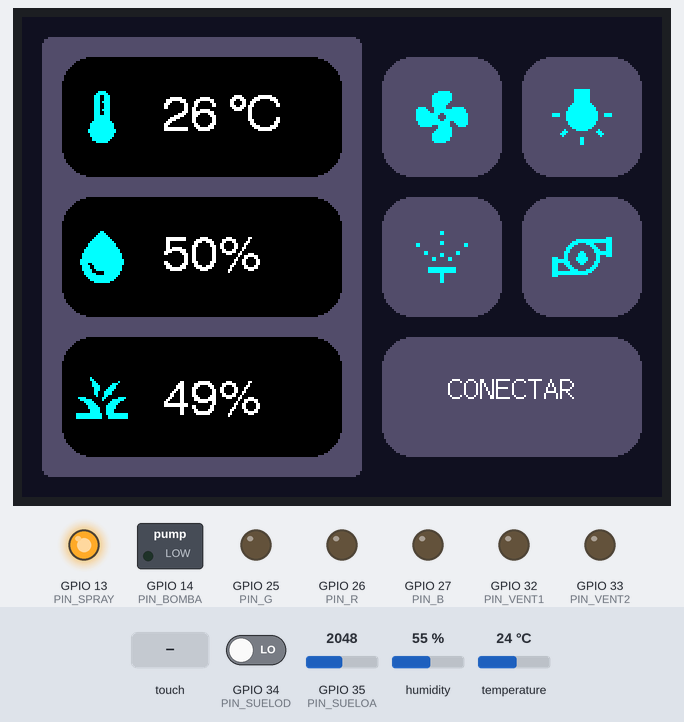
A sketch run on a simulated ESP32. Parts: 320×240 colour display, switched loads named in the sketch (green lamp = pin HIGH), output pins drawn as LEDs (lit = HIGH). The inputs (shaded band) are chosen by the test bench; at power-on: GPIO 35 (PIN_SUELOA) = 2048, humidity 55 %, temperature 24 °C, GPIO 34 (PIN_SUELOD) LOW. Storage starts empty; what the sketch prints to the serial monitor is not drawn.

Above: at 1.6 s.
1.7 s: screen touched at 13 % across, 70 % down
At 3.0 s:
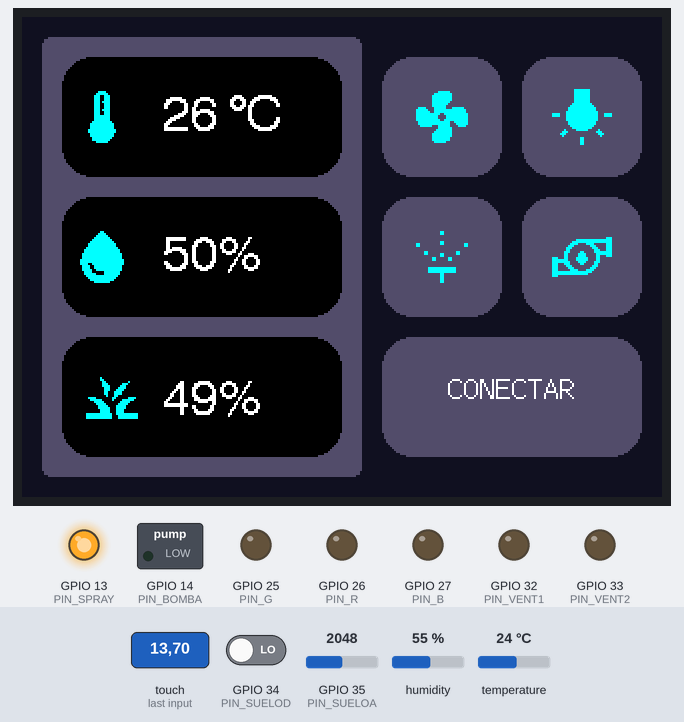
5.6 s: screen touched at 62 % across, 70 % down
At 6.8 s:
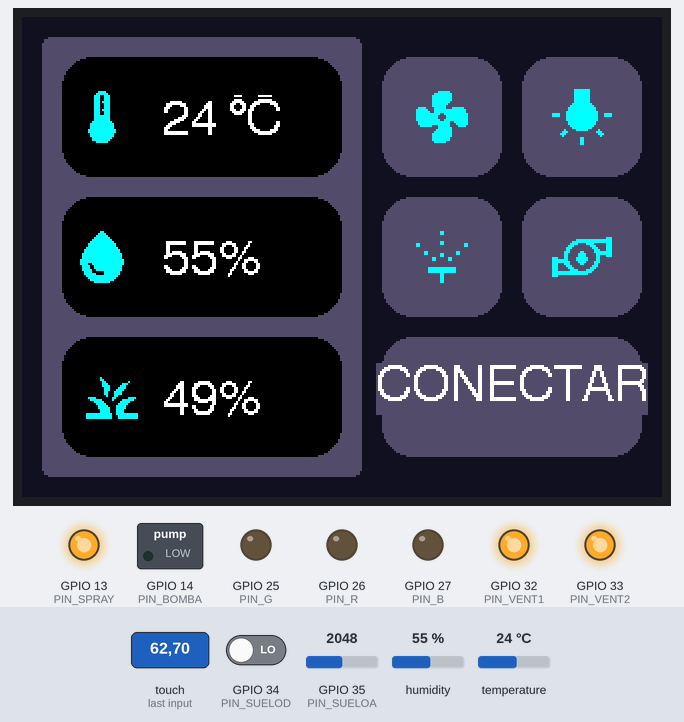
7.2 s: GPIO 35 (PIN_SUELOA) set to 1957
At 9.2 s:
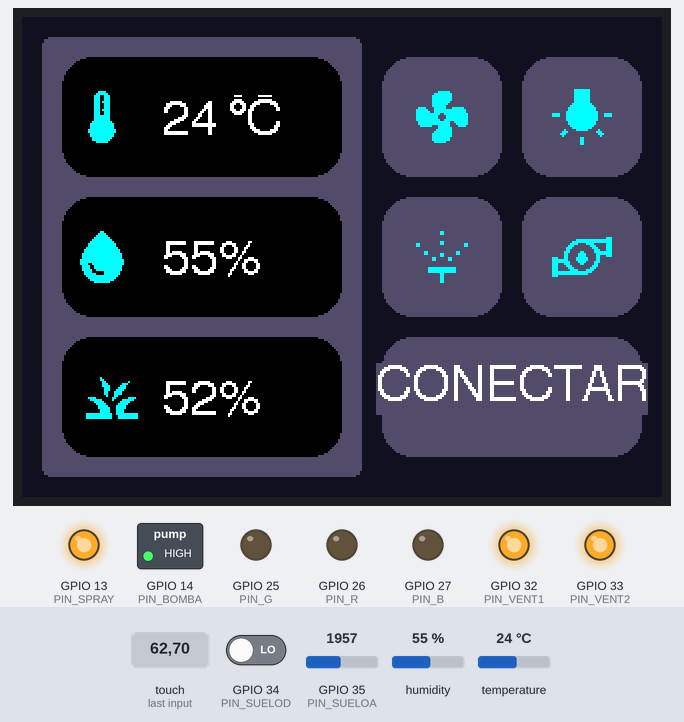
9.6 s: humidity set to 68 %
At 13.3 s:
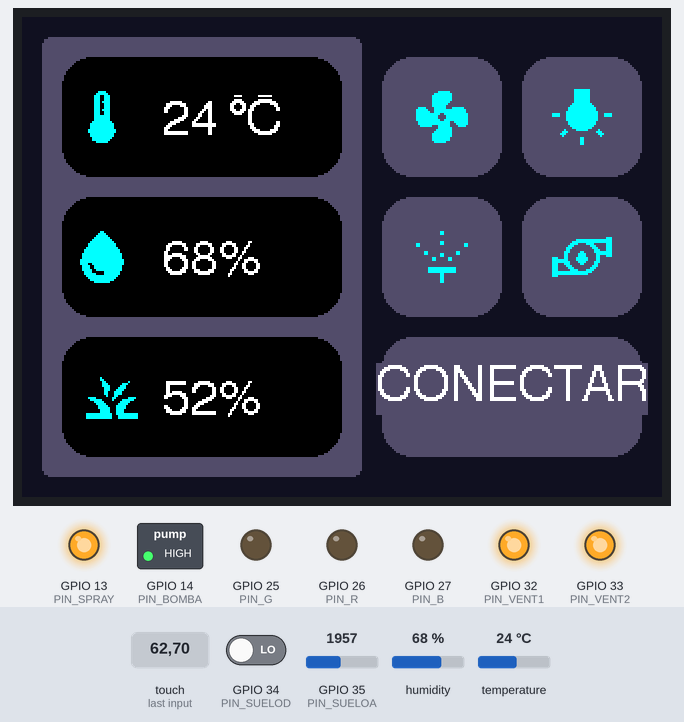
13.6 s: temperature set to 20.8 °C
At 16.3 s:
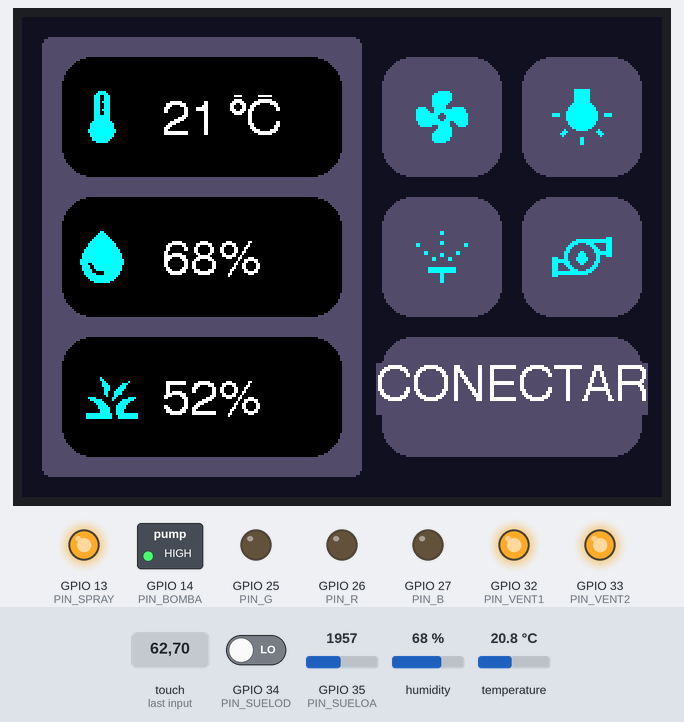
17.5 s: temperature set to 19.5 °C
At 20.5 s:
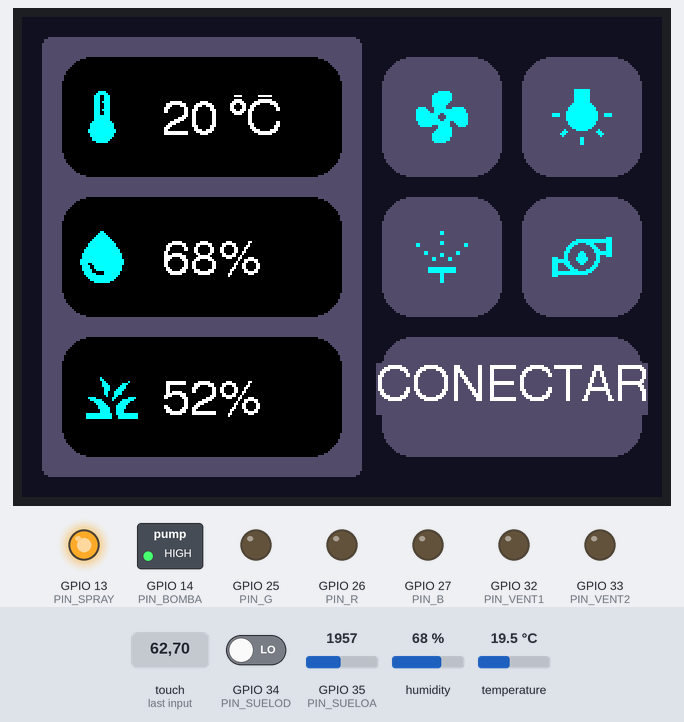
Timing chart, 0 to 22.0 s (numbered marks = the images above; inputs shaded):
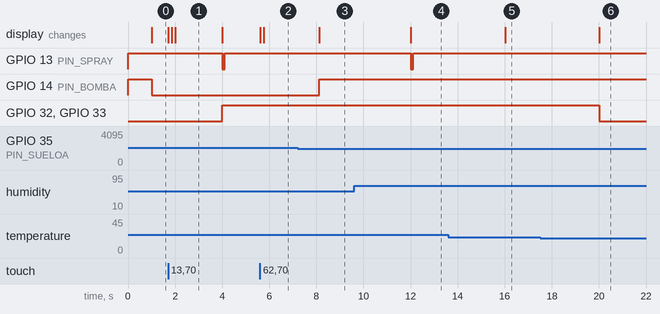

The sketch:

invernadero_r0.2.ino
```cpp
/*
  MICRO INVERNADERO EXPERIMENTAL PORTATIL
  Maqueta de invernadero automatizado.
  El código inicial está basado en
  - ejemplo "Keypad_240x320" de la librería TFT_eSPI
  - ejemplo dht22

  En este archivo se encuentra la lógica principal del programa
*/

// Código para el display
#include "display.h"

//===================================================================
// Definir pines
#define PIN_SUELOD 34 //sensor de humedad del suelo (lectura digital)
#define PIN_SUELOA 35 //sensor de humedad del suelo (lectura analogica)
#define PIN_VENT1 32 //ventilador 1 (usa PWM)
#define PIN_VENT2 33 //ventilador 2 (usa PMW)
#define PIN_R 26 //LED R (usa PMW)
#define PIN_G 25 //LED G (usa PMW)
#define PIN_B 27 //LED B (usa PMW)
#define PIN_BOMBA 14 //bomba de agua
#define PIN_SPRAY 13 //atomizador/spray
// Los pines para la pantalla y el panel touch se definen en "Setup42_ILI9341_ESP32.h"

// sensor de temperatura y humedad
#define PIN_DHT 15
//
//#include "DHT.h"
//DHT dht(PIN_DHT, DHT22); //objeto para leer el sensor DHT22
//
//otra librería
#include "DHT_Async.h"
DHT_Async dht(PIN_DHT, DHT_TYPE_22);
//
//variables para guardar lecturas del sensor
float humedad, temperatura;
//las lecturas se realizan después cada varios segundos porque es un sensor lento
#define DHT_PERIOD 4000 //periodo de lectura en milisegundos
unsigned long dht_now; //marca de tiempo en la que se hizo una lectura

// Variables para guardar el estado de los sensores y actuadores
bool suelod; //guarda un estado alto o bajo
//es alto cuando la resistencia es alta?
int sueloa; //guarda la lectura analógia (12 bits --> 0 a 4095)
//es el valor de la resistencia de la tierra
//cuando la resistencia es infinita la lectura es 4095
//cuando la resistencia es cero la lectura es 0
//el nivel de humedad como porcentaje se puede calcular así:
//int humedad_suelo = ((4095 - sueloa) * 100) / 4095;
int humedad_suelo = (4095 - sueloa) / 41; // forma más simple
//se debe cambiar el tipo de variable?
//cuando la humedad baja de un nivel determinado, se enciende la bomba
int lim_humedad_suelo = 50; //limite de humedad del suelo
//si la humedad baja de ese nivel, se activa la bomba, si se pasa de ese nivel, apaga la bomba
//la lectura de este sensor se realiza con un poco de retardo
#define SH_PERIOD 1000
unsigned long sh_now; //sensor humedad marca temporal

//el estado de los ventiladores se guarda en las siguientes variables
//se usará pwm con resolución de 8 bits (0 a 255)
uint8_t vent1 = 0;
uint8_t vent2 = 0;
//el ciclo de trabajo asigna con analogWrite,
//sin embargo la frecuencia del pwm se escucha como zumbico
//para cambiar a una frecuencia no audible se puede usar la librería ledc
//(https://lastminuteengineers.com/esp32-pwm-tutorial/)
//(https://randomnerdtutorials.com/esp32-pwm-arduino-ide/)
//los ventiladores se activan cuando la temperatura ambiente sobrepasa un valor
//uint8_t lim_temperatura = 20; //en grados celcius
float lim_temperatura = 20; //en grados celcius
//para asignar este limite se puede usar una barra deslizadora de 10 a 50 grados
//cuál es el rango ideal?
//los ventiladores pueden encender con una velocidad proporcional a la temperatura
//o pueden encender a una velodiad predeterminada (se encenderán a la máxima velocidad, es más fácil)
//con el control manual se pueden activar los ventiladores de manera independiente,
//pero con el control automático los dos ventiladores se encienden o apagan al mismo tiempo

//los leds usan pwm como los ventiladores (analogWrite)
//es necesario cambiar la resolución o frecuencia de pwm para los leds?
uint8_t pwm_r = 0;
uint8_t pwm_g = 0;
uint8_t pwm_b = 0;
//qué condición hace que los leds enciendan?
//puede ser un temporizador que active la luz por periodos
//por ahora solo controlarán de forma manual
//estos son los valores por defatul al encender cuando el control sea atuomático
uint8_t def_r = 255;
uint8_t def_g = 255;
uint8_t def_b = 255;

//la bomba de agua se activa con un relevador. Tiene lógica invertida:
//cuando el pin está en HIGH, la bomba se apaga
//cuando el pin está en LOW, la bomba se enciende
bool bomba = false; //estado de la boma, el pin se escribirá invertido

//el nebulizador/atomizador/spray también se activa con un relevador
bool spray = false; //estado del spray
//pero necesita un pulso (flanco descendente) para activarse y otro pulso para desactivarse
//qué duración debe tener ese pulso?
#define T_PULSO_SPRAY 100 //milisegundos
//el relevador se activa un momento y luego se desactiva
float lim_humedad = 60; //si baja de este valor, se activa el nebulizador

//puede existir un control para seleccionar funcionamiento manual o automático
//por ahora se cambiará a manual si se cambian los valores de los actuadores
//y regresará a automático si se cambian los valores de los límites
bool vent_auto = true; //ventilador automático (se activa con la temperatura)
bool spray_auto = true; //nebulizador/spray automático (se activa con la humedad)
bool bomba_auto = true; //bamba automática (se activa con la humedad del suelo)
/*
  ¿Qué pasa si el usuario utiliza el control manual?
  Lo más fácil es sobre-escribir el valor al instante
  y cuando vuelve a leer el sensor retoma el valor por default.
  La segunda opción es que cuando el usuario usa el control manual
  se activa un temporizador que mantiene los valores por un minuto
  y luego regresa a su valor por default
  También se puede reactivar el control automático si se reasigna el valor límite
*/

//------------------------------------------------------------------------------------------
void setup() {
  // configurar entradas y salidas
  pinMode(PIN_SUELOD, INPUT);
  pinMode(PIN_SUELOA, INPUT);
  pinMode(PIN_VENT1, OUTPUT);
  pinMode(PIN_VENT2, OUTPUT);
  pinMode(PIN_R, OUTPUT);
  pinMode(PIN_G, OUTPUT);
  pinMode(PIN_B, OUTPUT);
  pinMode(PIN_BOMBA, OUTPUT);
  pinMode(PIN_SPRAY, OUTPUT);
  //
  analogRead(PIN_SUELOA); //descartar primera lectura
  analogWrite(PIN_VENT1, 0);
  analogWrite(PIN_VENT2, 0);
  analogWrite(PIN_R, 0); //si el pin es DAC no saca PWM?
  analogWrite(PIN_G, 0);
  analogWrite(PIN_B, 0);
  digitalWrite(PIN_BOMBA, HIGH); //relevador apagado en HIGH
  digitalWrite(PIN_SPRAY, HIGH); //relevador apagado en HIGH
  //
  //dht.begin();
  dht.measure(&temperatura, &humedad); //descartar primera lectura
  dht.measure(&temperatura, &humedad);
  dht_now = millis(); //guardar marca temporal

  // Use serial port
  Serial.begin(115200);
  Serial.print("\nMICRO INVERNADERO\n");

  // Initialise the TFT screen
  tft.init();
  tft.setRotation(3);//3 // Set the rotation before we calibrate
  touch_calibrate(); // Calibrate and retrieve the scaling factors
  //tft.fillScreen(TFT_BLACK); // Clear the screen

  // Inicializar botones
  for (uint8_t i = 0; i < 8; i++) {
    b[i].initButtonUL(&tft, bx[i], by[i], bw[i], bh[i], bc[i], bc[i], TFT_WHITE, bl[i], 1);
  }
  drawUI(); //Dibujar interfaz
}

//------------------------------------------------------------------------------------------
void loop(void) {
  // Leer sensor dht de manera periódica
  if ((unsigned long)(millis() - dht_now) > DHT_PERIOD) {
    dht_now = millis();
    dht.measure(&temperatura, &humedad);

    //imprimir en consola
    Serial.print("T: ");
    Serial.print(temperatura, 1);
    Serial.print("  H: ");
    Serial.print(humedad, 1);
    Serial.println("%");

    //actualizar pantalla
    tft.setTextFont(4);
    tft.setTextSize(1);
    tft.setTextColor(TFT_WHITE, TFT_BLACK);
    String t = String(temperatura, 0) + " `C ";
    String h = String(humedad, 0) + "% ";
    tft.drawString(t, 70, 40); //30 + 8
    tft.drawString(h, 70, 110); //100 + 8

    //si está activado el control automático del ventilador
    if (vent_auto) {
      //si la temperatura sobrepasa el límite
      if (temperatura > lim_temperatura) {
        vent1 = 255; //encender a la máxima velocidad
        vent2 = 255;
        analogWrite(PIN_VENT1, vent1);
        analogWrite(PIN_VENT2, vent2);
        Serial.println("Vent ON (auto)");
      }
      //si la temperatura está debajo del límite
      else if (temperatura < lim_temperatura) {
        vent1 = 0; //apagar ventiladores
        vent2 = 0;
        analogWrite(PIN_VENT1, vent1);
        analogWrite(PIN_VENT2, vent2);
        Serial.println("Vent OFF (auto)");
      }
    }//fin if vent_auto

    //si está activado el control automático del nebulizador/spray
    if (spray_auto) {
      //si la humedad es más baja que el límite
      if (humedad < lim_humedad) {
        //encender el spray solo si está apagado
        if (spray == false) {
          digitalWrite(PIN_SPRAY, LOW); //recuerda, el relevador se activa en bajo
          delay(T_PULSO_SPRAY); //tiempo que tarda el pulso
          digitalWrite(PIN_SPRAY, HIGH); //desactivar relevador
          spray = true; //guardar estado actual
          Serial.println("Spray ON (auto)");
        }
      }
      // si la humedad está arriba del límite
      else if (humedad > lim_humedad) {
        //apagar el nebulizador spray, solo si está encendido
        if (spray == true) {
          digitalWrite(PIN_SPRAY, LOW); //recuerda, el relevador se activa en bajo
          delay(T_PULSO_SPRAY); //tiempo que tarda el pulso
          digitalWrite(PIN_SPRAY, HIGH); //desactivar relevador
          spray = false; //guardar estado actual
          Serial.println("Spray OFF (auto)");
        }
      }
    } //fin if spray_auto
  }//fin DHT_PERIOD

  // El sensor de humedad de suelo se lee más seguido
  if ((unsigned long)(millis() - sh_now) > SH_PERIOD) {
    sh_now = millis();
    suelod = digitalRead(PIN_SUELOD); //lectura digital
    sueloa = analogRead(PIN_SUELOA); //lectura analógica
    humedad_suelo = (4095 - sueloa) / 41; //calcular porcentaje de humedad
    //
    Serial.print("HS: ");
    Serial.print(humedad_suelo);
    Serial.println("%");
    //
    tft.setTextFont(4);
    tft.setTextSize(1);
    tft.setTextColor(TFT_WHITE, TFT_BLACK);
    String hs = String(humedad_suelo) + "% ";
    tft.drawString(hs, 70, 180); //170 + 8

    //si el control automático de la bomba está activado
    if (bomba_auto) {
      //si la humedad del suelo está debajo del límite
      if (humedad_suelo < lim_humedad_suelo) {
        digitalWrite(PIN_BOMBA, LOW); //encendido en nivel bajo
        bomba = true; //guardar estado actual
        Serial.println("Bomba ON (auto)");
      }
      //en cambio, si la humedad del suelo está arriba del límite
      if (humedad_suelo > lim_humedad_suelo) {
        digitalWrite(PIN_BOMBA, HIGH); //apagado en nivel alto
        bomba = false; //guardar estado actual
        Serial.println("Bomba OFF (auto)");
      }
    }
  }

  //Detectar clics en la pantalla
  if ((unsigned long)(millis() - touch_now) > TOUCH_PERIOD) {
    // Pressed will be set true is there is a valid touch on the screen
    uint16_t tx = 0, ty = 0; // To store the touch coordinates
    bool pressed = tft.getTouch(&tx, &ty, 0); //using threshold

    //if (pressed) { //si la pantalla es tocada
    for (uint8_t i = 0; i < 8; i++) { //revisar los botones
      if (pressed and b[i].contains(tx, ty)) { //si el botón es tocado
        b[i].press(true); //marcar como presionado
      } else {
        b[i].press(false); //en caso contrario, marcar como no presionado
      }

      // Si el botón se acaba de presionar, dibujarlo presionado
      if (b[i].justPressed()) {
        b[i].drawButton(true); //inverted/pressed
      }

      // Si el botón se acaba de soltar, realizar una acción
      if (b[i].justReleased()) {
        //acción
        //drawUI();
        b[i].drawButton(false); //dibujar normal
        if (i != 7) {
          tft.drawXBitmap(bix[i], biy[i], bi[i], 32, 32, ICON);
        }

        /*
          Cambiar a otra pantalla
          primer se dibuja otra UI y se crean nuevos botones
          (ya podrían estar creados desde el principio)
          Ahora la detección de clics se hace con otro conjunto de botones
          Cómo ordenar los botones?

          En los sliders se dibuja el boton como fondo
          encima se dibuja un rectángulo alargado y un círculo
        */
        switch (i) {
          case 0: //temperatura
            Serial.println("clic temperatura");
            break;
          case 1: //humedad del aire
            break;
          case 2: //humedad del suelo
            break;
          case 3: //ventilador
            break;
          case 4: //LEDs
            break;
          case 5: //spray/atomizador
            break;
          case 6: //bomba de agua
            break;
          case 7: //conectar
            break;
        }
      }
    }//fin for
  }//fin if pressed
}//fin loop()
```

Source omitted: display.h (6091 bytes), drop32.h (data table, 898 bytes), fan32.h (data table, 895 bytes), grass32.h (data table, 951 bytes), lamp32.h (data table, 898 bytes), pump32.h (data table, 898 bytes), sprink32.h (data table, 904 bytes), th32.h (data table, 892 bytes)

Measured:
- the behaviour switches between 2005 and 2004 on GPIO 35 (PIN_SUELOA) (found by bisection; images 2 and 3)
- the behaviour switches between 20 and 19.9 °C on temperature (found by bisection; images 5 and 6)
- after the input at 1.7 s, the display: first changes at once (image 1 shows a later state)
- after the input at 5.6 s, the display: first changes at once (image 2 shows a later state)
- after the input at 7.2 s, GPIO 14 (PIN_BOMBA): LOW → HIGH after 0.92 s; the display: changes after 0.92 s (image 3)
- after the input at 9.6 s, GPIO 13 (PIN_SPRAY): HIGH → LOW after 2.4 s, → HIGH 0.10 s later; the display: changes after 2.4 s (image 4)
- after the input at 13.6 s, the display: changes after 2.4 s (image 5)
- after the input at 17.5 s, GPIO 32 (PIN_VENT1), GPIO 33 (PIN_VENT2): HIGH → LOW after 2.5 s; the display: changes after 2.5 s (image 6)
